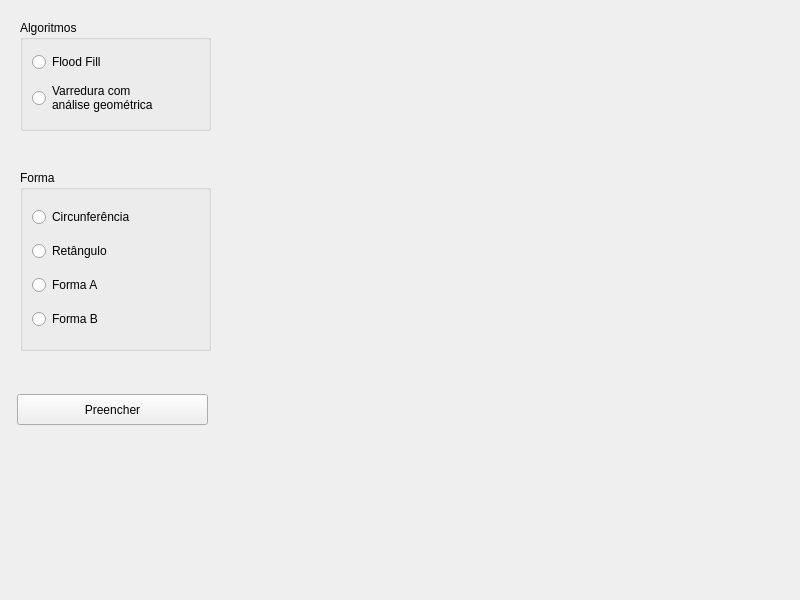
<?xml version="1.0" encoding="UTF-8"?>
<ui version="4.0">
 <class>MainWindow</class>
 <widget class="QMainWindow" name="MainWindow">
  <property name="geometry">
   <rect>
    <x>0</x>
    <y>0</y>
    <width>800</width>
    <height>600</height>
   </rect>
  </property>
  <property name="windowTitle">
   <string>MainWindow</string>
  </property>
  <widget class="QWidget" name="centralwidget">
   <widget class="OpenGLWidget" name="widget" native="true">
    <property name="geometry">
     <rect>
      <x>229</x>
      <y>10</y>
      <width>561</width>
      <height>581</height>
     </rect>
    </property>
   </widget>
   <widget class="QGroupBox" name="groupBox_2">
    <property name="geometry">
     <rect>
      <x>20</x>
      <y>170</y>
      <width>191</width>
      <height>181</height>
     </rect>
    </property>
    <property name="font">
     <font>
      <bold>false</bold>
     </font>
    </property>
    <property name="title">
     <string>Forma</string>
    </property>
    <layout class="QVBoxLayout" name="verticalLayout">
     <item>
      <widget class="QRadioButton" name="radioButton_3">
       <property name="text">
        <string>Circunferência</string>
       </property>
      </widget>
     </item>
     <item>
      <widget class="QRadioButton" name="radioButton_4">
       <property name="text">
        <string>Retângulo</string>
       </property>
      </widget>
     </item>
     <item>
      <widget class="QRadioButton" name="radioButton_5">
       <property name="text">
        <string>Forma A</string>
       </property>
      </widget>
     </item>
     <item>
      <widget class="QRadioButton" name="radioButton_6">
       <property name="text">
        <string>Forma B</string>
       </property>
      </widget>
     </item>
    </layout>
   </widget>
   <widget class="QPushButton" name="pushButton">
    <property name="geometry">
     <rect>
      <x>17</x>
      <y>394</y>
      <width>191</width>
      <height>31</height>
     </rect>
    </property>
    <property name="text">
     <string>Preencher</string>
    </property>
   </widget>
   <widget class="QGroupBox" name="groupBox">
    <property name="enabled">
     <bool>true</bool>
    </property>
    <property name="geometry">
     <rect>
      <x>20</x>
      <y>20</y>
      <width>191</width>
      <height>111</height>
     </rect>
    </property>
    <property name="title">
     <string>Algoritmos</string>
    </property>
    <layout class="QVBoxLayout" name="verticalLayout_2">
     <item>
      <widget class="QRadioButton" name="radioButton_1">
       <property name="text">
        <string>Flood Fill</string>
       </property>
      </widget>
     </item>
     <item>
      <widget class="QRadioButton" name="radioButton_2">
       <property name="text">
        <string>Varredura com
análise geométrica</string>
       </property>
      </widget>
     </item>
    </layout>
   </widget>
  </widget>
 </widget>
 <customwidgets>
  <customwidget>
   <class>OpenGLWidget</class>
   <extends>QWidget</extends>
   <header location="global">openglwidget.h</header>
   <container>1</container>
  </customwidget>
 </customwidgets>
 <resources/>
 <connections/>
</ui>
